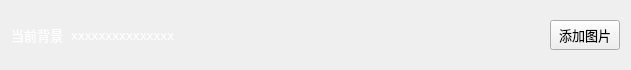
                  <widget class="QWidget" name="verticalWidget_28" native="true">
                   <property name="minimumSize">
                    <size>
                     <width>0</width>
                     <height>70</height>
                    </size>
                   </property>
                   <property name="maximumSize">
                    <size>
                     <width>16777215</width>
                     <height>70</height>
                    </size>
                   </property>
                   <property name="styleSheet">
                    <string notr="true">#verticalWidget_28{background-color: rgba(223, 223, 223,50);
border-radius: 5px;}</string>
                   </property>
                   <layout class="QHBoxLayout" name="horizontalLayout_37">
                    <item>
                     <widget class="QWidget" name="horizontalWidget_27" native="true">
                      <property name="minimumSize">
                       <size>
                        <width>0</width>
                        <height>40</height>
                       </size>
                      </property>
                      <property name="maximumSize">
                       <size>
                        <width>16777215</width>
                        <height>40</height>
                       </size>
                      </property>
                      <layout class="QVBoxLayout" name="verticalLayout_32">
                       <property name="spacing">
                        <number>0</number>
                       </property>
                       <property name="leftMargin">
                        <number>0</number>
                       </property>
                       <property name="topMargin">
                        <number>0</number>
                       </property>
                       <property name="rightMargin">
                        <number>0</number>
                       </property>
                       <property name="bottomMargin">
                        <number>0</number>
                       </property>
                       <item>
                        <widget class="QLabel" name="label_currentBackground">
                         <property name="font">
                          <font>
                           <family>OPPOSans B</family>
                           <pointsize>10</pointsize>
                           <stylestrategy>PreferAntialias</stylestrategy>
                          </font>
                         </property>
                         <property name="styleSheet">
                          <string notr="true">color: rgb(255, 255, 255);</string>
                         </property>
                         <property name="text">
                          <string>当前背景</string>
                         </property>
                        </widget>
                       </item>
                      </layout>
                     </widget>
                    </item>
                    <item>
                     <widget class="QLineEdit" name="lineEdit_currentBackground">
                      <property name="font">
                       <font>
                        <family>OPPOSans B</family>
                        <pointsize>10</pointsize>
                        <stylestrategy>PreferAntialias</stylestrategy>
                       </font>
                      </property>
                      <property name="styleSheet">
                       <string notr="true">QLineEdit{
color: rgb(255, 255, 255);
border-radius: 14px;
	background-color: rgba(255, 255, 255, 0);
border: 0px solid rgba(255, 255, 255, 0);
}</string>
                      </property>
                      <property name="text">
                       <string>xxxxxxxxxxxxxxx</string>
                      </property>
                      <property name="readOnly">
                       <bool>true</bool>
                      </property>
                     </widget>
                    </item>
                    <item>
                     <spacer name="horizontalSpacer_66">
                      <property name="orientation">
                       <enum>Qt::Horizontal</enum>
                      </property>
                      <property name="sizeHint" stdset="0">
                       <size>
                        <width>352</width>
                        <height>20</height>
                       </size>
                      </property>
                     </spacer>
                    </item>
                    <item>
                     <widget class="QToolButton" name="toolButton_currentBackground">
                      <property name="minimumSize">
                       <size>
                        <width>70</width>
                        <height>30</height>
                       </size>
                      </property>
                      <property name="font">
                       <font>
                        <family>OPPOSans B</family>
                        <pointsize>10</pointsize>
                        <stylestrategy>PreferAntialias</stylestrategy>
                       </font>
                      </property>
                      <property name="styleSheet">
                       <string notr="true"/>
                      </property>
                      <property name="text">
                       <string>添加图片</string>
                      </property>
                     </widget>
                    </item>
                   </layout>
                  </widget>
